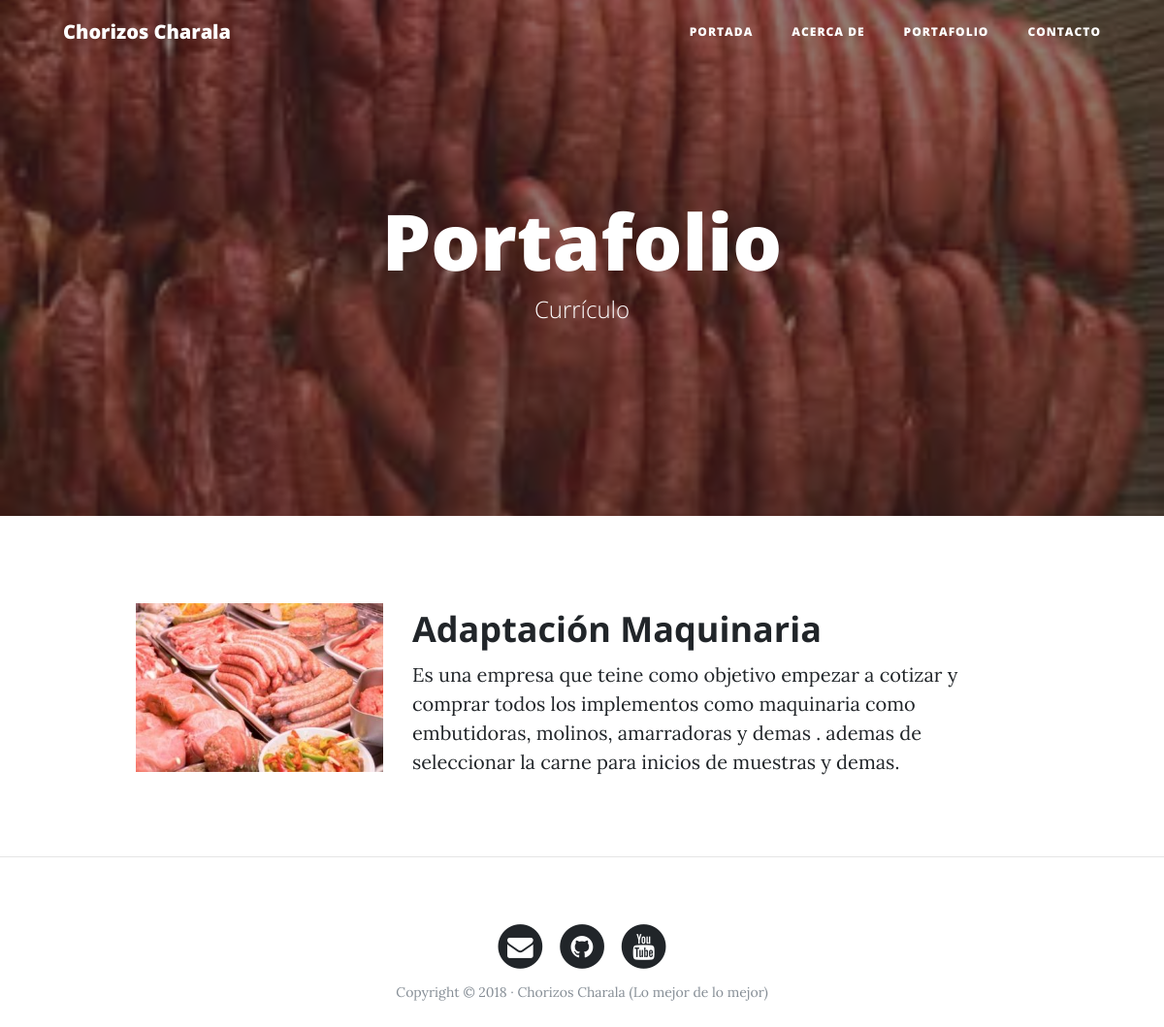
/portafolio/, run on an earlier commit of the app's database.
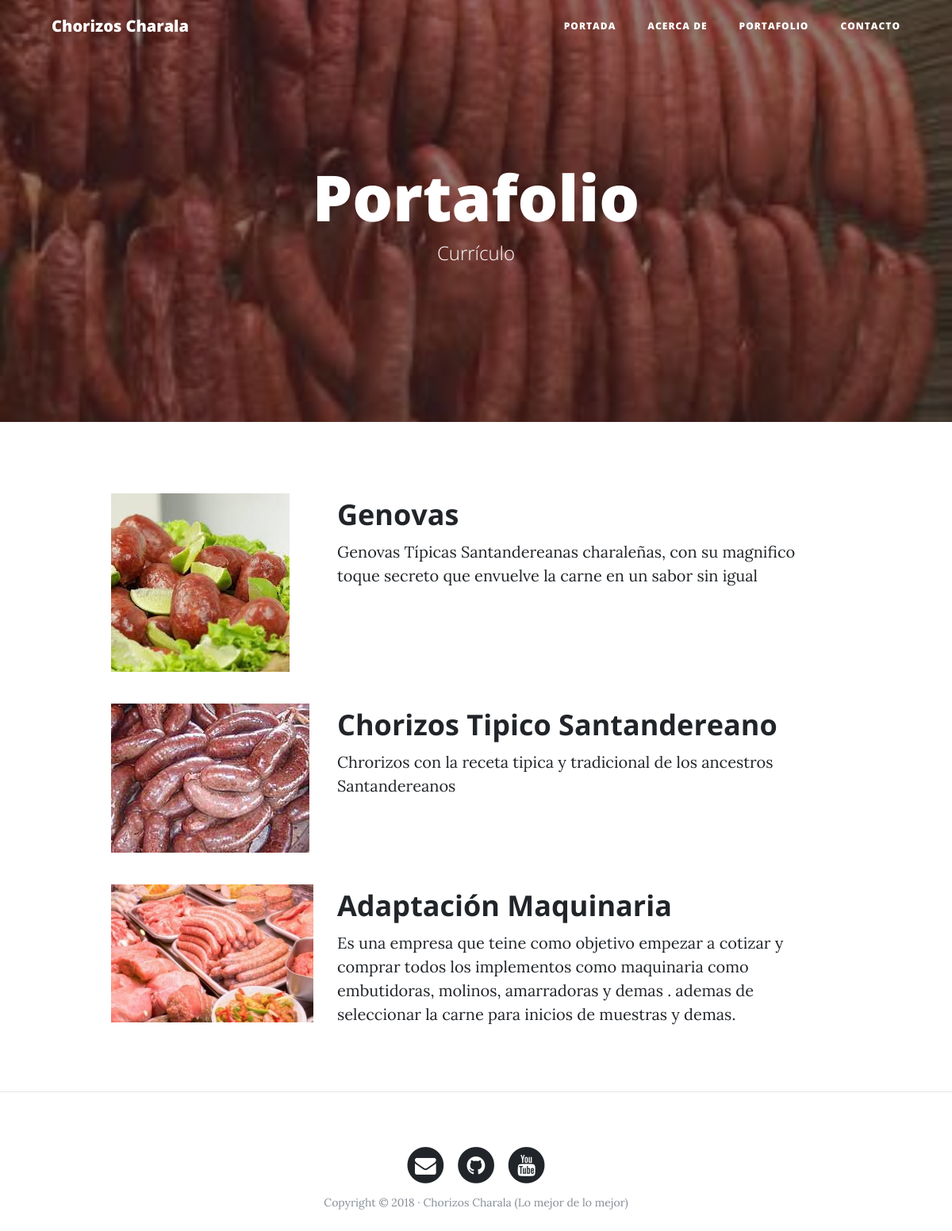
And on a later commit of the database.
### portfolio/models.py (models this page shows, shortened)
class Project(models.Model):
    title = models.CharField(max_length=200, verbose_name="Titulo")
    description = models.TextField(verbose_name="Descripcion")
    image = models.ImageField(verbose_name="Imagen", upload_to="projects")
    link = models.URLField(verbose_name="Direccion Web", null=True, blank=True)
    created = models.DateTimeField(auto_now_add=True, verbose_name="Fecha de creacion")
    updated = models.DateTimeField(auto_now=True, verbose_name="Fecha de edicion")
    class Meta:
        verbose_name = "proyecto"
        verbose_name_plural = "proyectos"
        ordering = ["-created"]

### portfolio/views.py (the view)
# urls.py: path('portafolio/', portfolio_views.portafolio, name="portafolio"),
def portafolio(request):
    projects = Project.objects.all()
    return render(request, "portfolio/portafolio.html", {'projects':projects})

### portfolio/templates/portfolio/portafolio.html (shortened to what this page needs)
{% extends 'core/base.html' %}
{% block background%}{% load static %}{% static 'core/img/Chorizos3.jpg' %}{% endblock %}
{% block headers %}
<h1>Portafolio</h1>
<span class="subheading">Currículo</span>
{% endblock %}
{% block content %}
	{% for project in projects %}
	    <div class="row project">
	      	<div class="col-lg-3 col-md-4 offset-lg-1">
			    <img class="img-fluid" src="{{project.image.url}}" alt="">
	      	</div>
	        <div class="col-lg-7 col-md-8">
	      		<h2 class="section-heading title">{{project.title}}</h2>
	            <p>{{project.description}}</p>
	      	</div>
	    </div>
	{% endfor %}
{% endblock %}

### core/templates/core/base.html (shortened to what this page needs)
<!DOCTYPE html>
<html lang="es">
  <head>
    {% load static %}
    <link href="{% static 'core/vendor/bootstrap/css/bootstrap.min.css' %}" rel="stylesheet">
    <link href="{% static 'core/vendor/font-awesome/css/font-awesome.min.css' %}" rel="stylesheet" type="text/css">
    <link href="{% static 'core/css/clean-blog.min.css' %}" rel="stylesheet">
  </head>
  <body>
    <nav class="navbar navbar-expand-lg navbar-light fixed-top" id="mainNav">
      <div class="container">
        <a class="navbar-brand" href="{% url 'home'%}">Chorizos Charala</a>
        <div class="collapse navbar-collapse" id="navbarResponsive">
          <ul class="navbar-nav ml-auto">
            <li class="nav-item">
              <a class="nav-link" href="{% url 'home'%}">Portada</a>
            </li>
            <li class="nav-item">
              <a class="nav-link" href="{% url 'about'%}">Acerca de</a>
            </li>
            <li class="nav-item">
              <a class="nav-link" href="{% url 'portafolio'%}">Portafolio</a>
            </li>
            <li class="nav-item">
              <a class="nav-link" href="{% url 'contacto'%}">Contacto</a>
            </li>
          </ul>
        </div>
      </div>
    </nav>
    <header class="masthead" style="background-image: url('{% block background %}{% endblock %}')">
      <div class="overlay"></div>
      <div class="container">
        <div class="row">
          <div class="col-lg-8 col-md-10 mx-auto">
            <div class="site-heading">
              {% block headers %}{% endblock %}
            </div>
          </div>
        </div>
      </div>
    </header>
    <div class="container">
        {% block content %}{% endblock %}
    </div>
    {% if request.path != "/" %}<hr>{% endif %}
    <footer>
      <div class="container">
        <div class="row">
          <div class="col-lg-8 col-md-10 mx-auto">
            <ul class="list-inline text-center">
              <li class="list-inline-item">
                <a href="#">
                  <span class="fa-stack fa-lg">
                    <i class="fa fa-circle fa-stack-2x"></i>
                    <i class="fa fa-envelope fa-stack-1x fa-inverse"></i>
                  </span>
                </a>
              </li>
              <li class="list-inline-item">
                <a href="#">
                  <span class="fa-stack fa-lg">
                    <i class="fa fa-circle fa-stack-2x"></i>
                    <i class="fa fa-github fa-stack-1x fa-inverse"></i>
                  </span>
                </a>
              </li>
              <li class="list-inline-item">
                <a href="#">
                  <span class="fa-stack fa-lg">
                    <i class="fa fa-circle fa-stack-2x"></i>
                    <i class="fa fa-youtube fa-stack-1x fa-inverse"></i>
                  </span>
                </a>
              </li>
            </ul>
            <p class="copyright text-muted">Copyright &copy; 2018 · Chorizos Charala (Lo mejor de lo mejor) </p>
          </div>
        </div>
      </div>
    </footer>
  </body>
</html>

What changed in the data, as far as the page shows it:
added Project: image (picture), title "Genovas", description "Genovas Típicas Santandereanas charaleñas, con su magnifico toque secreto que envuelve la carne en un sabor sin igual"
added Project: image (picture), title "Chorizos Tipico Santandereano", description "Chrorizos con la receta tipica y tradicional de los ancestros Santandereanos"
